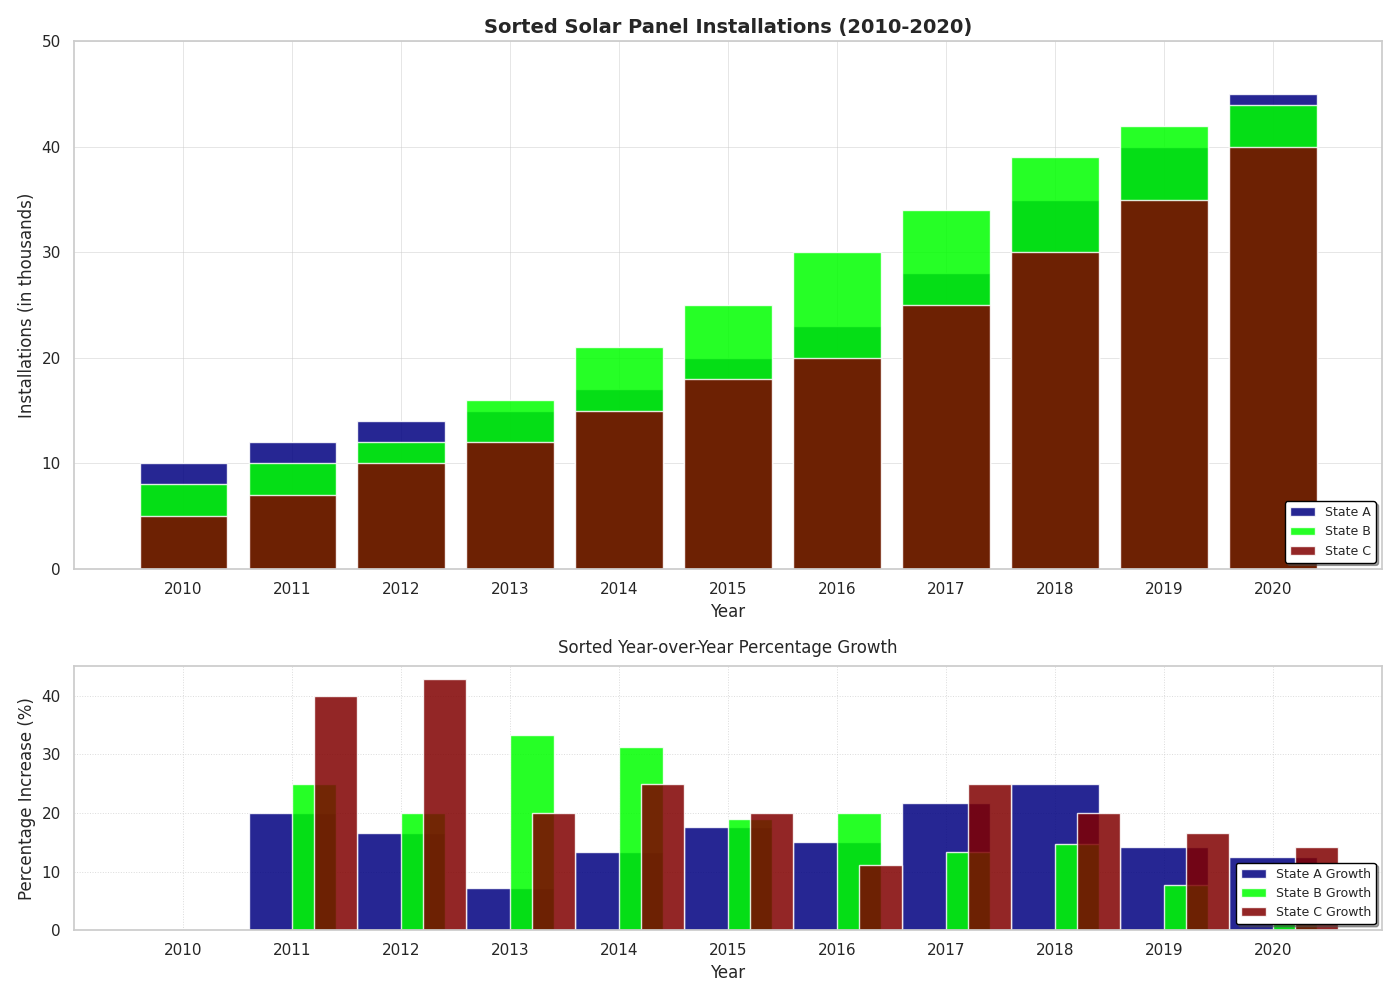

Reproduce this figure in Python.
import numpy as np
import matplotlib.pyplot as plt

years = np.arange(2010, 2021)

installations_state_a = np.array([10, 12, 14, 15, 17, 20, 23, 28, 35, 40, 45])
installations_state_b = np.array([8, 10, 12, 16, 21, 25, 30, 34, 39, 42, 44])
installations_state_c = np.array([5, 7, 10, 12, 15, 18, 20, 25, 30, 35, 40])

def calc_percentage_increase(data):
    return np.array([0] + [((data[i] - data[i-1]) / data[i-1]) * 100 for i in range(1, len(data))])

pct_increase_a = calc_percentage_increase(installations_state_a)
pct_increase_b = calc_percentage_increase(installations_state_b)
pct_increase_c = calc_percentage_increase(installations_state_c)

# Sort data by installations for bar chart
sorted_indices_a = np.argsort(installations_state_a)
sorted_indices_b = np.argsort(installations_state_b)
sorted_indices_c = np.argsort(installations_state_c)

sorted_years_a = years[sorted_indices_a]
sorted_years_b = years[sorted_indices_b]
sorted_years_c = years[sorted_indices_c]

sorted_installations_a = installations_state_a[sorted_indices_a]
sorted_installations_b = installations_state_b[sorted_indices_b]
sorted_installations_c = installations_state_c[sorted_indices_c]

sorted_pct_increase_a = pct_increase_a[sorted_indices_a]
sorted_pct_increase_b = pct_increase_b[sorted_indices_b]
sorted_pct_increase_c = pct_increase_c[sorted_indices_c]

fig, ax = plt.subplots(2, 1, figsize=(14, 10), gridspec_kw={'height_ratios': [2, 1]})

ax[0].bar(sorted_years_a, sorted_installations_a, label='State A', color='navy', alpha=0.85)
ax[0].bar(sorted_years_b, sorted_installations_b, label='State B', color='lime', alpha=0.85)
ax[0].bar(sorted_years_c, sorted_installations_c, label='State C', color='maroon', alpha=0.85)

ax[0].set_title("Sorted Solar Panel Installations (2010-2020)", fontsize=14, weight='bold')
ax[0].set_xlabel("Year", fontsize=12)
ax[0].set_ylabel("Installations (in thousands)", fontsize=12)
ax[0].set_xticks(years)
ax[0].set_xlim(2009, 2021)
ax[0].set_ylim(0, 50)
ax[0].grid(True, linestyle='-', linewidth=0.7, alpha=0.5)
ax[0].legend(title_fontsize='11', fontsize='9', loc='lower right', shadow=True, edgecolor='black')

ax[1].bar(sorted_years_a, sorted_pct_increase_a, label='State A Growth', color='navy', alpha=0.85)
ax[1].bar(sorted_years_b + 0.2, sorted_pct_increase_b, width=0.4, label='State B Growth', color='lime', alpha=0.85)
ax[1].bar(sorted_years_c + 0.4, sorted_pct_increase_c, width=0.4, label='State C Growth', color='maroon', alpha=0.85)

ax[1].set_title("Sorted Year-over-Year Percentage Growth", fontsize=12, pad=10)
ax[1].set_xlabel("Year", fontsize=12)
ax[1].set_ylabel("Percentage Increase (%)", fontsize=12)
ax[1].set_xticks(years)
ax[1].set_xlim(2009, 2021)
ax[1].grid(True, linestyle=':', linewidth=0.7, alpha=0.7)
ax[1].legend(title_fontsize='11', fontsize='9', loc='lower right', shadow=True, edgecolor='black')

plt.tight_layout()
plt.show()
